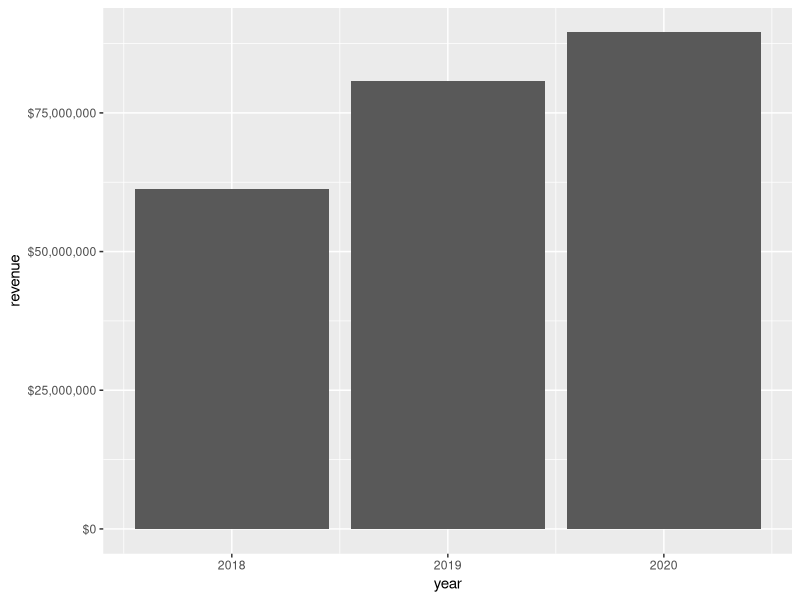
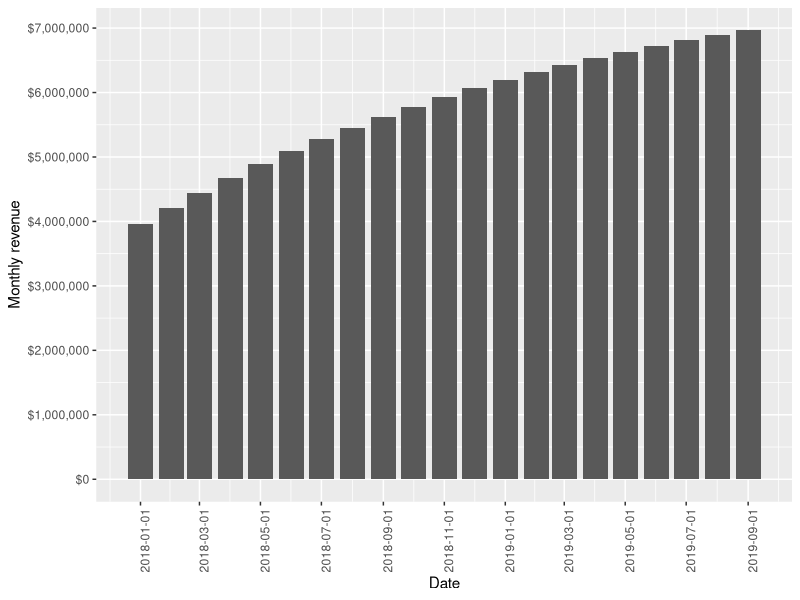
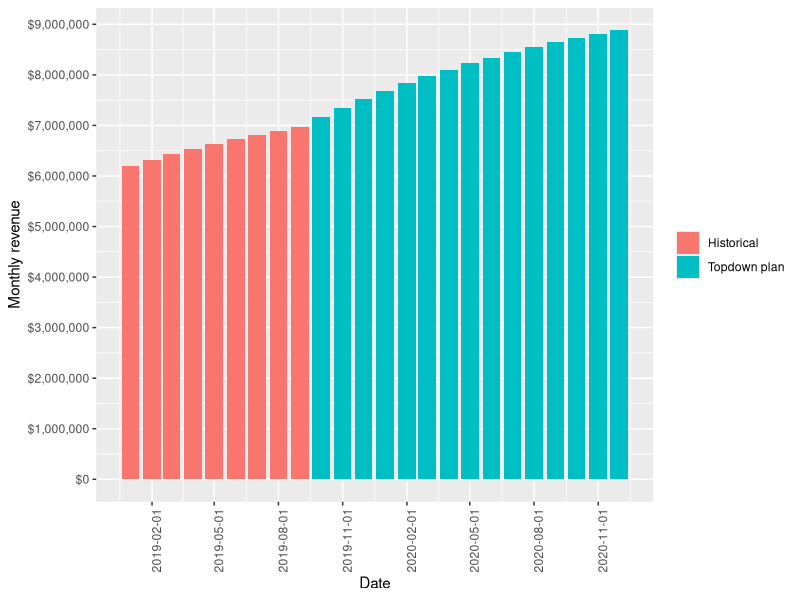
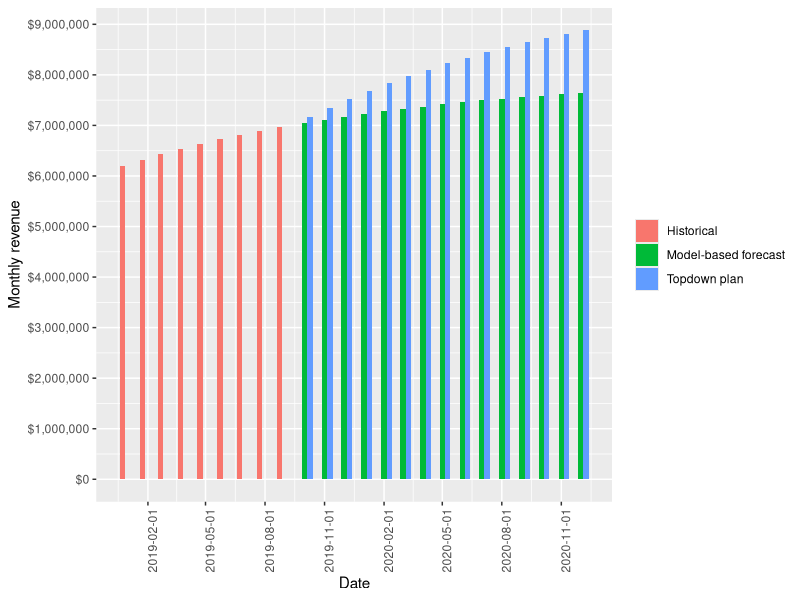
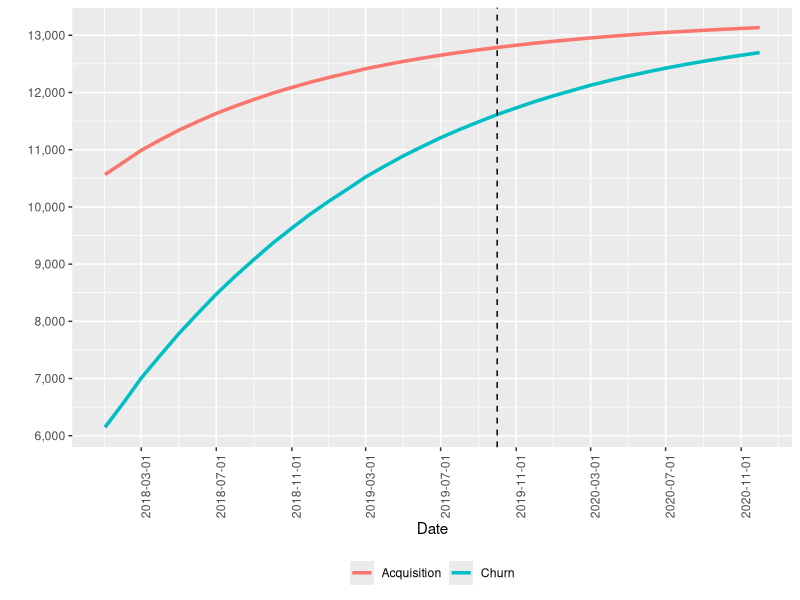
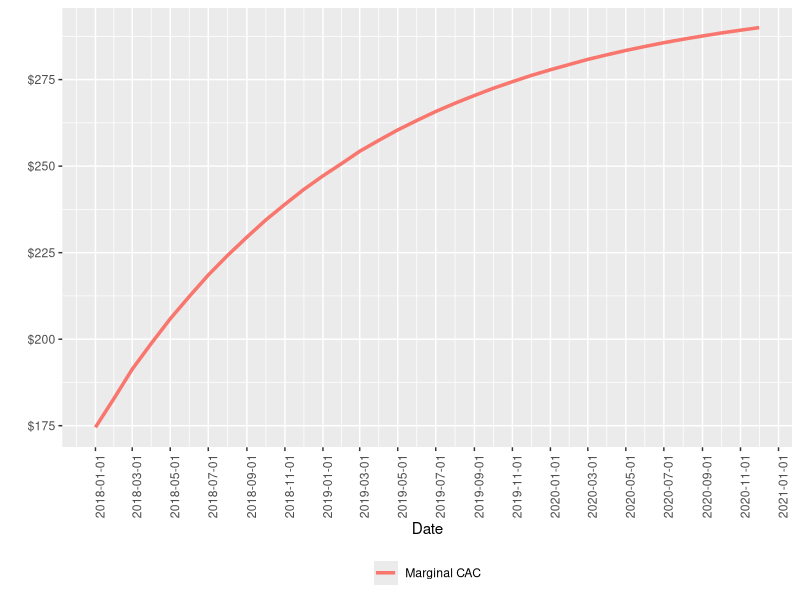
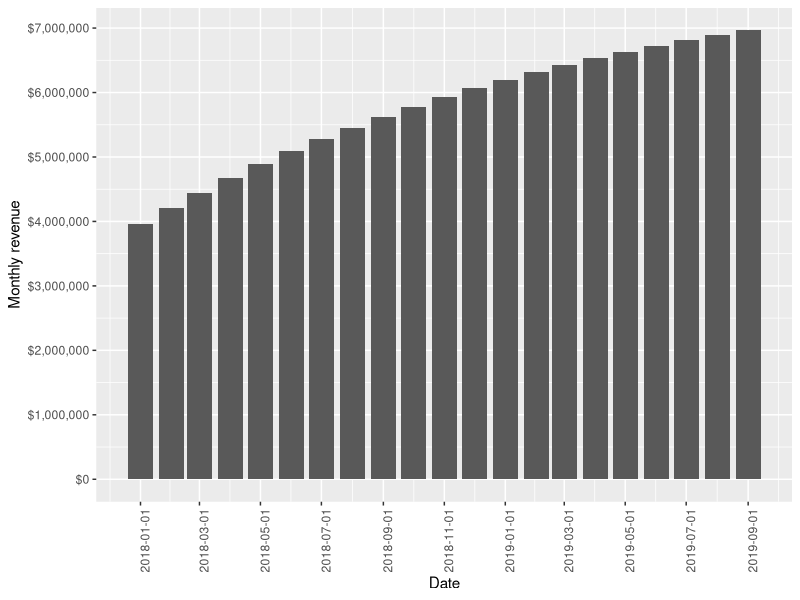
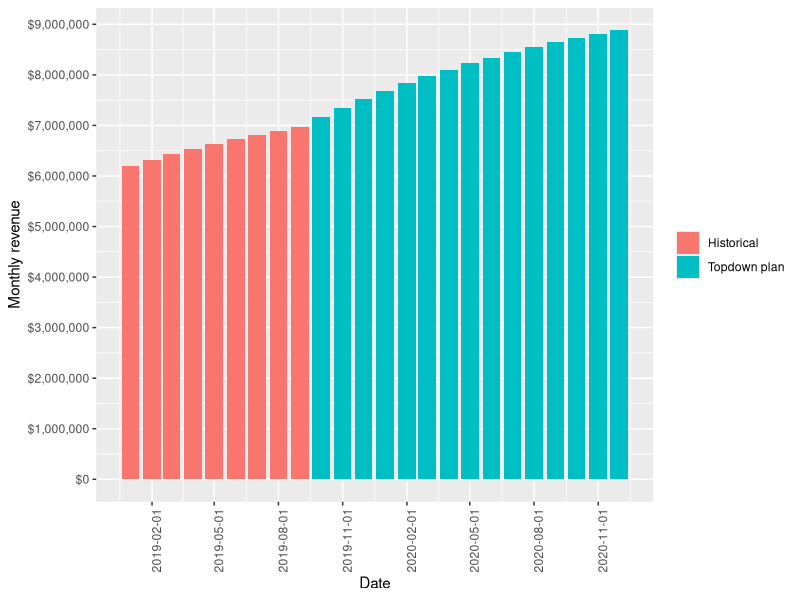

Reproduce these figures in R, in order.

setwd("/Users/kim.larsen/Documents/Code/Start-Forecasting")

library(ggplot2)
library(dplyr)
library(tidyr)
library(lubridate)
library(cowplot)

### Helper function to create a survival curve
get_survival_curve <- function(p, length){
  r <- rep(1, length)
  for (i in 2:length){
    r[i] <- r[i-1] * p
  }
  return(r)
}

roundup <- function(x, n){
  return (n * ceiling(x / n))
}

### Helper Function to create cohorts
create_cohort <- function(id, acquisition, p_survival){ 
  zeros <- rep(0, id-1)
  window <- length(p_survival)
  row <- data.frame(id, t(c(zeros, t(p_survival[1:(window-(id-1))])*acquisition)))
  names(row) <- c("Cohort", paste0("s", seq_along(1:window)))
  return(row)
}

marketing_elasticity=0.3 
engagement <- 1
price <- 60
marketing_allocation <- 0.15
survival_rate <- 0.9
initial_marketing <- 40000
base <- 200
gm <- 0.4
dates <- seq(as.Date("2017-1-1"), as.Date("2020-12-1"), by = "months")
n <- length(dates)
start_forecast <- as.Date("2019-09-1")
cutoff <- as.Date("2017-12-1")
chart_start <- as.Date("2019-01-1")
start_next_fiscal_year <- as.Date("2020-01-1")
marketing_boost <- 1

  
cohorts <- list()
df <- list()
  
marketing <- initial_marketing

s <- get_survival_curve(survival_rate, n)

sim <- function(){

   ## Loop through the months
   for (i in 1:n){
    
      ## Get the year
      year <- year(dates[i])
      month <- month(dates[i])
    
      ## Calculate acquisition and retention
      Acquisition <- base * (marketing+1)**marketing_elasticity
      marginal_cac <- 1 / (base*( (marketing+2)**marketing_elasticity - (marketing+1)**marketing_elasticity))

      ## Create a cohort for the given level of acquisition and retention
      cohorts[[i]] <- create_cohort(i, Acquisition, s)
      customers <- sum(bind_rows(cohorts)[,i+1])
      revenue <- customers*price*engagement
      df[[i]] <- data.frame(date=dates[i], month, year, marketing_spend=marketing, Acquisition, revenue, CAC=marketing/Acquisition, customers, LTV=sum(s[1:24]*price*engagement*gm), marginal_cac)
    
      ## Calculate marketing spend for the next month
      marketing <- max(marketing_allocation*revenue, initial_marketing)
      if (dates[i]>=start_next_fiscal_year){
        marketing <- marketing*marketing_boost  
      }
   }

   ## Create the dataframe by collapsing the rows
   d <- bind_rows(df) %>%
   mutate(yoy_revenue_growth=revenue/lag(revenue,12)-1, 
          Churn=lag(customers)-customers+Acquisition, 
          revenue_change=revenue-lag(revenue),
          churned_revenue=Churn*engagement*price) %>%
   filter(date>cutoff)
   return(d)
}
   
## Generate the numbers. Note that I'm using the model for historical and future data
d <- sim()

## Annual revenue
group_by(d, year) %>%
      summarise(revenue=sum(revenue)) %>%
      ggplot(aes(x=year, y=revenue)) +
      geom_bar(stat="identity") + 
      scale_y_continuous(labels = scales::dollar) 

## Revenue growth
g1 <- filter(d, date<=start_forecast) %>%
  ggplot(aes(x=date, y=revenue)) +
  geom_bar(stat="identity") +
  scale_y_continuous(labels = scales::dollar, breaks=seq(from=0,to=roundup(max(d$revenue), 1000000), by=1000000)) + 
  scale_x_date(breaks="2 months") +
  theme(axis.text.x = element_text(angle = 90, hjust = 1), legend.title = element_blank()) +
  ylab("Monthly revenue") + xlab("Date")
g1
ggsave(g1, file="growth.png", device = "png", dpi=72, width=9, height=6)


## Top down forecast
td <- mutate(d, 
       revenue=ifelse(date>start_forecast, lag(revenue,12)*1.24, revenue), 
       source=ifelse(date>start_forecast, "Topdown plan", "Historical")) %>%
  filter(date>=chart_start)

g2 <-  ggplot(data=td, aes(x=date, y=revenue, fill=factor(source))) + 
  geom_bar(stat="identity") +
  scale_y_continuous(labels = scales::dollar, breaks=seq(from=0,to=roundup(max(td$revenue), 1000000), by=1000000)) + 
  scale_x_date(breaks="3 months") +
  theme(axis.text.x = element_text(angle = 90, hjust = 1), legend.title = element_blank()) +
  ylab("Monthly revenue") + xlab("Date")
g2
ggsave(g2, file="topdown.png", device = "png", dpi=72, width=9, height=6)


# How aggressive is this?
long <- mutate(d, 
       `Topdown plan`=ifelse(date>start_forecast, lag(revenue,12)*1.24, 0), 
       `Model-based forecast`=ifelse(date<=start_forecast, 0, revenue), 
       Historical=ifelse(date<=start_forecast, revenue, 0)) %>%
  select(date, `Topdown plan`, `Model-based forecast`, Historical) %>%
  filter(date>=chart_start) %>%
  pivot_longer(cols=c(`Topdown plan`, `Model-based forecast`, "Historical"), names_to = "source", values_to = "y") 

g3 <- 
  ggplot(data=long, aes(x=date, y=y, fill=factor(source))) + 
  geom_bar(stat="identity", position="dodge") + 
  scale_y_continuous(labels = scales::dollar, breaks=seq(from=0,to=roundup(max(long$y, na.rm=T), 1000000), by=1000000)) + 
  scale_x_date(breaks="3 months") +
  theme(axis.text.x = element_text(angle = 90, hjust = 1), legend.title = element_blank()) +
  ylab("Monthly revenue") + xlab("Date")
g3
ggsave(g3, file="compare.png", device = "png", dpi=72, width=11, height=6)



# Why is the model negative? Why the flattening?
g4 <- select(d, date, Churn, Acquisition) %>%
  pivot_longer(cols=c("Acquisition", "Churn"), names_to = "source", values_to = "y") %>%
  ggplot(aes(x=date, y=y, colour=factor(source))) + 
  geom_line(size=1.2) + 
  scale_y_continuous(labels = scales::comma, breaks=seq(from=0,to=roundup(max(long$y, na.rm=T), 1000), by=1000)) + 
  scale_x_date(breaks="4 months") +
  geom_vline(xintercept=as.Date("2019-10-01"), linetype=2) +
  theme(axis.text.x = element_text(angle = 90, hjust = 1), legend.title = element_blank(), legend.position="bottom") +
  ylab("") + xlab("Date")
g4
ggsave(g4, file="tyranny.png", device = "png", dpi=72, width=9, height=6)


# Marginal CACs
g5 <- select(d, date, marginal_cac) %>%
  ggplot(aes(x=date, y=marginal_cac, colour="Marginal CAC")) + 
  geom_line(size=1.2) + 
  scale_y_continuous(labels = scales::dollar) + 
  scale_x_date(breaks="2 months") +
  theme(axis.text.x = element_text(angle = 90, hjust = 1), legend.title = element_blank(), legend.position="bottom") +
  ylab("") + xlab("Date")
g5
ggsave(g5, file="marginal.png", device = "png", dpi=72, width=9, height=6)


### Sensitivity
sens <- list()
for (i in 10:20){
  marketing_boost <- i/10
  dd <- sim()
  runrate <- 12*filter(dd, date==as.Date("2020-12-1"))$revenue
  ddd <- data.frame(allocation=marketing_allocation*marketing_boost, run_rate=runrate)
  sens[[i-9]] <- ddd 
}

g6 <- bind_rows(sens) %>%
  ggplot(aes(x=allocation, y=run_rate)) +
  geom_bar(stat="identity") + 
  scale_y_continuous(labels = scales::dollar) +
  scale_x_continuous(labels = scales::percent, breaks=seq(from=0, to=.3, by=0.05)) +
  ylab("Annual run-rate at the end of 2020") + xlab("Marketing allocation (% of revenue)") + 
  theme(axis.text.x = element_text(angle = 90, hjust = 1))
  
ggsave(g6, file="sensitivity.png", device = "png", dpi=72, width=9, height=6)
